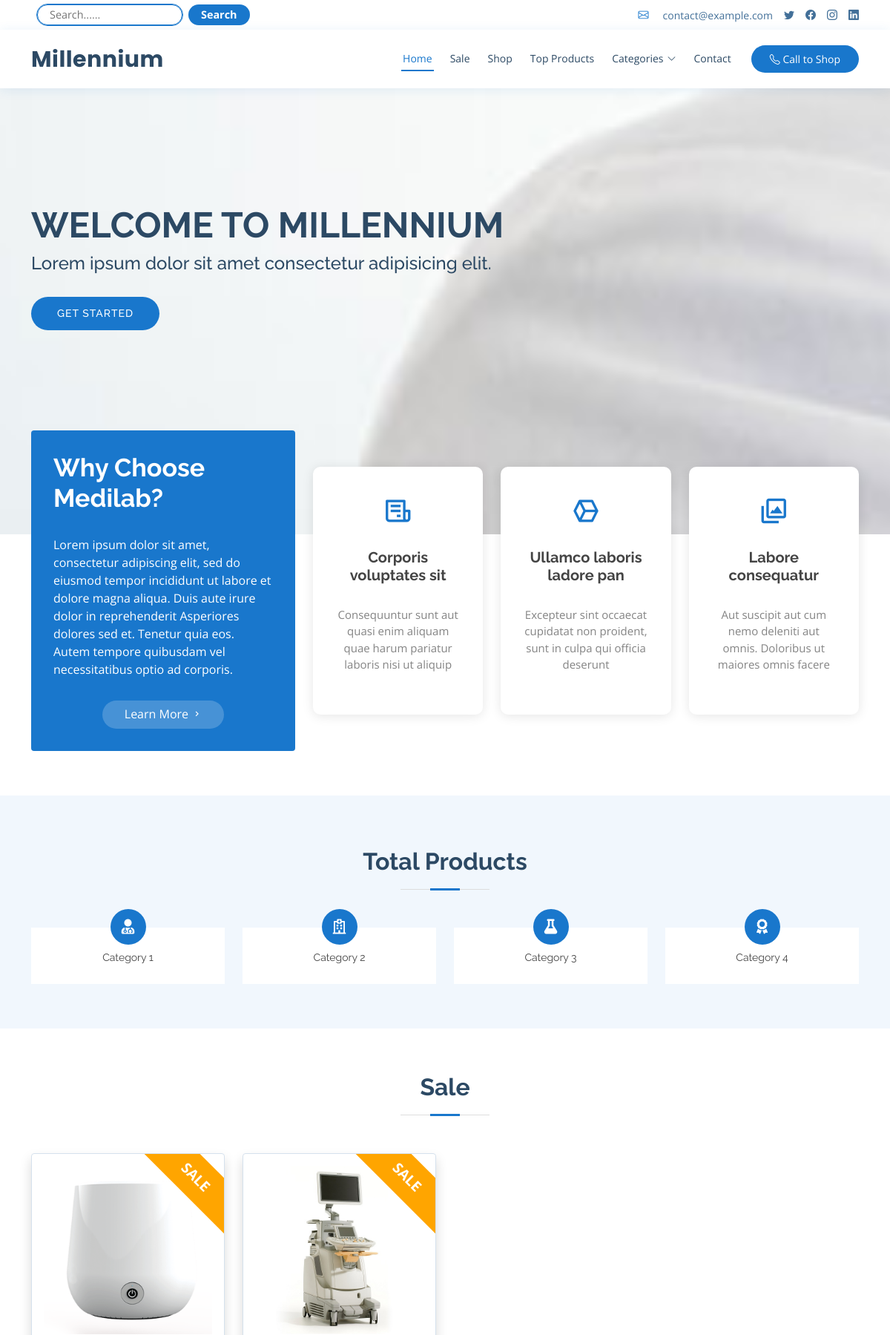
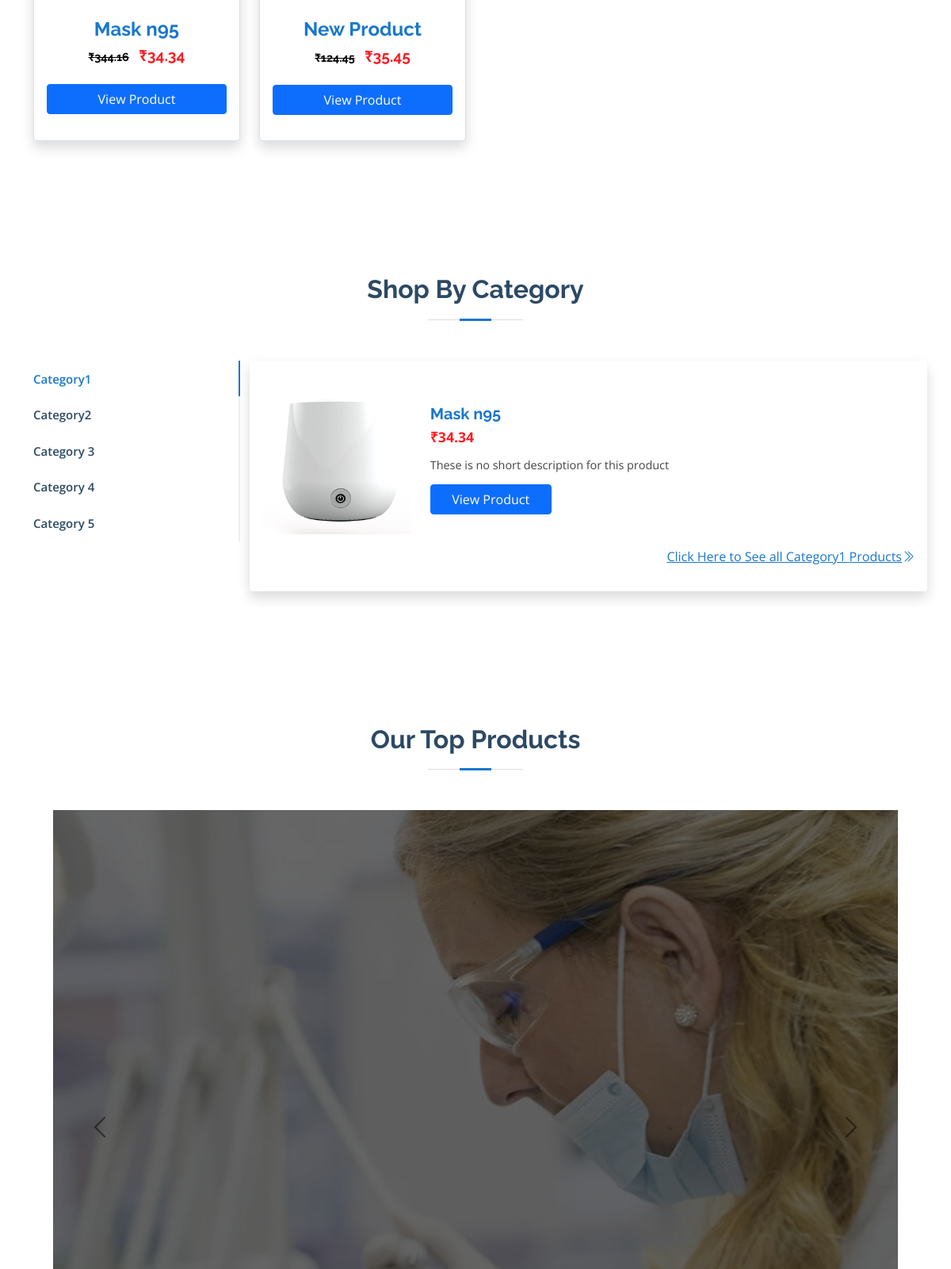
The page / (upper part) on the database its author committed (2 pictures, top to bottom).
### product/models.py (models this page shows, shortened)
class Product(models.Model):
    name = models.CharField(max_length=150)
    categories = models.ManyToManyField(Category, blank=True)
    short_description = models.TextField(max_length=200, default="These is no short description for this product")
    description = RichTextUploadingField(blank=True, default="<h1>No Description</h1>",verbose_name ="Product Description")
    additionalInformation = RichTextUploadingField(blank=True, default="<h1>No Additional Information</h1>", verbose_name="Additional Information")
    original_price = models.DecimalField(decimal_places=2, max_digits=20, default=0, blank=True, verbose_name="MRP",validators=[MinValueValidator(Decimal('0.01'))])
    discounted_price = models.DecimalField(decimal_places=2, max_digits=20, default=0 , blank=True,verbose_name="On Hand Price", validators=[MinValueValidator(Decimal('0.01'))])
    quantity = models.IntegerField(default=10)  # available quantity of given product
    featured = models.BooleanField(default=False, verbose_name="On Sale?")  # is product featured?
    tags = TaggableManager(blank=True)  # tags mechanism
    slug = models.SlugField(max_length=200, blank=True)
    published_date = models.DateField(default=timezone.now)
    class Meta:
        ordering = ("name",)

class Picture(models.Model):
    product = models.ForeignKey(Product, on_delete=models.CASCADE)
    picture = models.ImageField(upload_to="products/images", null=True, blank=True)
    image_name = models.CharField(max_length=50, blank=True, default="No picture")
    def image_tag(self):
         return format_html('<img src="{}" height=200px />'.format(self.picture.url))
    image_tag.short_description =  f"Image"
    image_tag.allow_tags = True

class Category(models.Model):
    name = models.CharField(max_length=100, unique=True)
    class Meta:
        verbose_name_plural = "Categories"
    def __str__(self):
        return self.name

### milleniumProj/views.py (the view)
# urls.py: path('', homepage, name ="index"),
def homepage(request):
    all_categories = Category.objects.all()
    on_sale_products = Product.objects.filter(featured=True)
    return render(request, 'index.html', {'all_categories':all_categories, 'on_sale_products':on_sale_products})

### milleniumProj/context_processors.py (called while the page is built)
def Categories(request):
    all_categories = Category.objects.all()
    return {'all_categories': all_categories}

### templates/index.html (shortened to what this page needs)
{% load static %}
<!DOCTYPE html>
<html lang="en">
<head>
  <link href="{% static 'vendor/fontawesome-free/css/all.min.css'%}" rel="stylesheet">
  <link href="{% static 'vendor/animate.css/animate.min.css'%}" rel="stylesheet">
  <link href="{% static 'vendor/bootstrap/css/bootstrap.min.css'%}" rel="stylesheet">
  <link href="{% static 'vendor/bootstrap-icons/bootstrap-icons.css'%}" rel="stylesheet">
  <link href="{% static 'vendor/boxicons/css/boxicons.min.css'%}" rel="stylesheet">
  <link href="{% static 'vendor/glightbox/css/glightbox.min.css'%}" rel="stylesheet">
  <link href="{% static 'vendor/remixicon/remixicon.css'%}" rel="stylesheet">
  <link href="{% static 'vendor/swiper/swiper-bundle.min.css'%}" rel="stylesheet">
  <link href="{% static 'css/style.css'%}" rel="stylesheet">
</head>
<body>
  <div id="topbar" class="d-flex align-items-center fixed-top">
    <div class="container d-flex justify-content-between">
      <form class="p-2 flex-fill top-form d-flex aling-items-center" action="{%url 'search'%}">
        <input type="text" name="query"  {%if query%} placeholder="{{query}}"{%else%}placeholder="Search......"{%endif%} class="me-2">
        <input type="submit" class="btn"value="Search">
      </form>
      <div class="d-none d-lg-flex social-links align-items-center">
        <div class="contact-info d-flex align-items-center">
          <i class="bi bi-envelope"></i> <a href="mailto:contact@example.com">contact@example.com</a>
        </div>
        <a href="#" class="twitter"><i class="bi bi-twitter"></i></a>
        <a href="#" class="facebook"><i class="bi bi-facebook"></i></a>
        <a href="#" class="instagram"><i class="bi bi-instagram"></i></a>
        <a href="#" class="linkedin"><i class="bi bi-linkedin"></i></i></a>
      </div>
    </div>
  </div>
  <header id="header" class="fixed-top">
    <div class="container d-flex align-items-center">
      <h1 class="logo me-auto"><a href="{%url 'index'%}">Millennium</a></h1>
      <nav id="navbar" class="navbar order-last order-lg-0">
        <ul>
          <li><a class="nav-link scrollto {%block homeactive%} active {%endblock%}" href="{%url 'index'%}#hero">Home</a></li>
          <li><a class="nav-link scrollto" href="{%url 'index'%}#services">Sale</a></li>
          <li><a class="nav-link scrollto " href="{%url 'index'%}#departments">Shop</a></li>
          <li><a class="nav-link scrollto" href="{%url 'index'%}#topProducts">Top Products</a></li>
          <li class="dropdown"><a class="{%block shopactive%} {%endblock%} " href="{%url 'allProducts'%}"><span>Categories</span> <i class="bi bi-chevron-down"></i></a>
          </li>
          <li><a class="nav-link scrollto" href="{%url 'index'%}#contact">Contact</a></li>
        </ul>
      </nav>
      <a href="tel:+919999999999" class="appointment-btn scrollto"><i class="bi bi-telephone"></i> <span class="d-none d-md-inline">Call to</span>
        Shop</a>
    </div>
  </header>
{%block content%}
  <section id="hero" class="d-flex align-items-center">
    <div class="container">
      <h1>Welcome to Millennium</h1>
      <h2>Lorem ipsum dolor sit amet consectetur adipisicing elit. </h2>
      <a href="#sale" class="btn-get-started scrollto">Get Started</a>
    </div>
  </section>
  <main id="main">
    <section id="why-us" class="why-us">
      <div class="container">
        <div class="row">
          <div class="col-lg-4 d-flex align-items-stretch">
            <div class="content">
              <h3>Why Choose Medilab?</h3>
              <p>
                Lorem ipsum dolor sit amet, consectetur adipiscing elit, sed do eiusmod tempor incididunt ut labore et
                dolore magna aliqua. Duis aute irure dolor in reprehenderit
                Asperiores dolores sed et. Tenetur quia eos. Autem tempore quibusdam vel necessitatibus optio ad
                corporis.
              </p>
              <div class="text-center">
                <a href="#" class="more-btn">Learn More <i class="bx bx-chevron-right"></i></a>
              </div>
            </div>
          </div>
          <div class="col-lg-8 d-flex align-items-stretch">
            <div class="icon-boxes d-flex flex-column justify-content-center">
              <div class="row">
                <div class="col-xl-4 d-flex align-items-stretch">
                  <div class="icon-box mt-4 mt-xl-0">
                    <i class="bx bx-receipt"></i>
                    <h4>Corporis voluptates sit</h4>
                    <p>Consequuntur sunt aut quasi enim aliquam quae harum pariatur laboris nisi ut aliquip</p>
                  </div>
                </div>
                <div class="col-xl-4 d-flex align-items-stretch">
                  <div class="icon-box mt-4 mt-xl-0">
                    <i class="bx bx-cube-alt"></i>
                    <h4>Ullamco laboris ladore pan</h4>
                    <p>Excepteur sint occaecat cupidatat non proident, sunt in culpa qui officia deserunt</p>
                  </div>
                </div>
                <div class="col-xl-4 d-flex align-items-stretch">
                  <div class="icon-box mt-4 mt-xl-0">
                    <i class="bx bx-images"></i>
                    <h4>Labore consequatur</h4>
                    <p>Aut suscipit aut cum nemo deleniti aut omnis. Doloribus ut maiores omnis facere</p>
                  </div>
                </div>
              </div>
            </div>
          </div>
        </div>
      </div>
    </section>
    <section id="counts" class="counts">
      <div class="container">
        <div class="section-title">
          <h2>Total Products</h2>
        </div>
        <div class="row">
          <div class="col-lg-3 col-md-6">
            <div class="count-box">
              <i class="fas fa-user-md"></i>
              <p>Category 1</p>
            </div>
          </div>
          <div class="col-lg-3 col-md-6 mt-5 mt-md-0">
            <div class="count-box">
              <i class="far fa-hospital"></i>
              <p>Category 2</p>
            </div>
          </div>
          <div class="col-lg-3 col-md-6 mt-5 mt-lg-0">
            <div class="count-box">
              <i class="fas fa-flask"></i>
              <p>Category 3</p>
            </div>
          </div>
          <div class="col-lg-3 col-md-6 mt-5 mt-lg-0">
            <div class="count-box">
              <i class="fas fa-award"></i>
              <p>Category 4</p>
            </div>
          </div>
        </div>
      </div>
    </section>
    <section id="services" class="services">
      <div class="container">
        <div class="section-title" id ="sale">
          <h2>Sale</h2>
        </div>
        <div class="row">
          {% if on_sale_products%}
          {%for product in on_sale_products%}
          <div class="col-lg-3 col-md-6 d-flex align-items-stretch ">
            <div class="icon-box shadow p-3 mb-5 bg-white rounded">
              <div class="d-flex flex-column ">
                {%if product.picture_set %}
                        <img src="{{product.picture_set.first.picture.url }}" alt="" class="img-fluid">
                        {%else%}
                        <img src="{% static 'img/departments-1.jpg'%}" alt="" class="img-fluid">
                        {%endif%}
                <h4 class="mt-4"> <a href="{%url 'productDetail' product.slug%}">{{product.name}} </a></h4>
                <h5 style=" color:#FF1A21;"><span style="font-size:0.9rem; color:black" class="me-2"><del> &#x20B9;{{product.original_price}}</del></span> &#x20B9;{{product.discounted_price }}</h5>
                <a href ="{%url 'productDetail' product.slug%}" class="btn btn-primary my-3">View Product</a>
              </div>
            </div>
          </div>
          {%endfor%}
          {%else%}
            <h1 class="text-center"> No Sale Right Now</h1>
          {%endif%}
        </div>
      </div>
    </section>
    <section id="departments" class="departments">
      <div class="container">
        <div class="section-title">
          <h2>Shop By Category</h2>
        </div>
        <div class="row">
          <div class="col-lg-3">
            <ul class="nav nav-tabs flex-column">
              {%for category in all_categories%}
                 {%if forloop.first%}
                    <li class="nav-item">
                      <a class="nav-link active show" data-bs-toggle="tab" href="#tab-{{forloop.counter}}">{{category}}</a>
                    </li>
                  {%else%}
                    <li class="nav-item">
                      <a class="nav-link" data-bs-toggle="tab" href="#tab-{{forloop.counter}}">{{category}}</a>
                    </li>
                  {%endif%}
              {%endfor%}
            </ul>
          </div>
          <div class="col-lg-9 mt-4 mt-lg-0 product-lists-container shadow p-3 mb-5 bg-white rounded">
            <div class="tab-content">
              {%for category in all_categories%}
                {%if forloop.first%}
              <div class="tab-pane active show" id="tab-{{forloop.counter}}">
                <div class="row">
                  {%for product in category.product_set.all|slice:":1"%}
                  <div class="col-12 mt-3">
                    <div class="row">
                      <div class="col-lg-3 product-image-container">
                        {%if product.picture_set %}
                        <img src="{{product.picture_set.first.picture.url }}" alt="" class="img-fluid product-image">
                        {%else%}
                        <img src="{% static 'img/departments-1.jpg'%}" alt="" class="img-fluid product-image">
                        {%endif%}
                      </div>
                      <div class="col-lg-9 d-flex flex-column m-auto">
                        <h5 class="product-heading"><a href="{%url 'productDetail' product.slug%}">{{product.name}} </a></h5>
                        <p class="product-price">&#x20B9;{{product.discounted_price}}</p>
                        <p class="product-description">{{product.short_description}} </p>
                        <a href="{%url 'productDetail' product.slug%}" class="btn btn-primary w-25 btn-media">View Product</a>
                      </div>
                    </div>
                  </div>
                  {%endfor%}
                  <a href="{%url 'productCategory' category|slugify%}" style="text-align: right; text-decoration: underline; " class="my-3">Click Here to See all
                    {{category}} Products<i class="bi bi-chevron-double-right"></i></a>
                </div>
              </div>
              {%endif%}
              {%endfor%}
            </div>
          </div>
        </div>
      </div>
    </section>
    <section id="topProducts" class="testimonials">
      <div class="section-title">
        <h2>Our Top Products</h2>
      </div>
      <div class="container">
        <div id="carouselExampleDark" class="carousel  carousel-fade carousel-dark slide" data-bs-ride="carousel">
          <div class="carousel-inner">
            <div class="carousel-item active" data-bs-interval="10000">
              <img src="{% static 'img/gallery/gallery-6.jpg'%}" class="d-block top-product-img" alt="...">
            </div>
          </div>
          <button class="carousel-control-prev" type="button" data-bs-target="#carouselExampleDark"
            data-bs-slide="prev">
            <span class="carousel-control-prev-icon" aria-hidden="true"></span>
          </button>
          <button class="carousel-control-next" type="button" data-bs-target="#carouselExampleDark"
            data-bs-slide="next">
            <span class="carousel-control-next-icon" aria-hidden="true"></span>
          </button>
        </div>
      </div>
    </section>
  </main>
{%endblock%}
</body>
</html>

### templates/index.html (style rules this page uses)
.top-form input[type=submit] { padding:2px 1rem; font-size:0.9rem; font-weight: bold; background-color: #1977cc; color: white; border-radius:2rem ; }
.top-form input[type=text] { padding:2px 1rem; font-size:0.9rem; border: 1px solid #1977cc; border-radius:2rem ; outline: 1px solid #1977cc; }

### rows shown on the page
Product: picture_set.first.picture (picture), name "Mask n95", original_price "344.16", discounted_price "34.34", short_description "These is no short description for this product"
Product: picture_set.first.picture (picture), name "New Product", original_price "124.45", discounted_price "35.45"
Category: name "Category1"
Category: name "Category2"
Category: name "Category 3"
Category: name "Category 4"
Category: name "Category 5"
